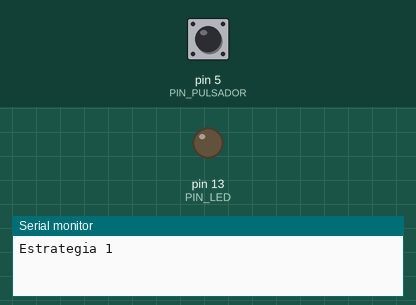
Simulated run of this sketch. Board: Arduino Nano, built with avr-gcc and run on an emulated ATmega328P. Shown: output pins drawn as LEDs (lit = HIGH), the last lines printed to the serial monitor. The inputs (shaded band) are chosen by the test bench; at power-on: pin 5 (PIN_PULSADOR) HIGH.

Above: at 1.9 s.
2.0 s: pin 5 (PIN_PULSADOR) pulled LOW for 3.2 s
At 2.67 s:
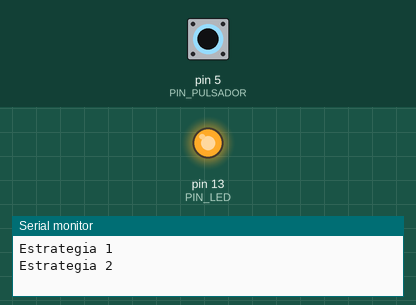
Timing chart, 0 to 7.4 s (numbered marks = the images above; inputs shaded):
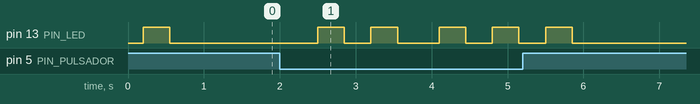

Measured:
- after the input at 2.0 s, pin 13 (PIN_LED): LOW → HIGH after 0.50 s, → LOW 0.35 s later, → HIGH 0.35 s later, → LOW 0.35 s later, … (10 changes in this stretch)

The sketch:

Pulsador_NoLoop.ino
```cpp
#define PIN_PULSADOR 5
#define DEBUG 1
#define PIN_LED 13
bool pantalla = true;

unsigned long tiempo_max = 5000;
int tiempo;

void EncenderLed() {
  digitalWrite(PIN_LED, HIGH);
  delay(350);
  digitalWrite(PIN_LED, LOW);
  delay(350);
}

enum ESTADOS {
  SET1,
  SET2,
  SET3,
  ENRUEDO_SET1,
  ENRUEDO_SET2,
  ENRUEDO_SET3
};


bool pulsador;
int estado = SET1;
int estado_anterior = SET3;


void setup() {
  Serial.begin(9600);
  pinMode(PIN_PULSADOR, INPUT);
  pinMode(PIN_LED, OUTPUT);
}

void loop() {


  pulsador = digitalRead(PIN_PULSADOR);
  delay(200);


  switch (estado) {

    case SET1:
      if (DEBUG && pantalla == true) {
        Serial.println("Estrategia 1");
        EncenderLed();
        pantalla = false;
      }
      if (pulsador == LOW) {
        if (millis() >= tiempo_max) {
          estado = ENRUEDO_SET1;
        } else {
          estado = SET2;
          estado_anterior = estado;
        }
      }
      break;

    case SET2:
      if (DEBUG && pantalla == false) {
        Serial.println("Estrategia 2");
        EncenderLed();
        EncenderLed();
        pantalla = true;
      }
      if (pulsador == LOW) {
        if (millis() >= tiempo_max) {
          estado = ENRUEDO_SET2;
        } else {
          estado = SET3;
          estado_anterior = estado;
        }
      }
      break;

    case SET3:
      if (DEBUG && pantalla == true) {
        Serial.println("Estrategia 3");
        EncenderLed();
        EncenderLed();
        EncenderLed();
        pantalla = false;
      }
      if (pulsador == LOW) {
        if (millis() >= tiempo_max) {
          estado = ENRUEDO_SET3;
        } else {
          estado = SET1;
          estado_anterior = estado;
        }
      }
      break;

    case ENRUEDO_SET1:
      {
        if (DEBUG) Serial.println("INICIANDO");
        delay(4700);
        if (DEBUG) Serial.println("EN RUEDO LA ESTRATEGIA 1");
        //acá llamar a la función de la estrategia correspondiete
      }
      break;

    case ENRUEDO_SET2:
      {
        if (DEBUG) Serial.println("INICIANDO");
        delay(4700);
        if (DEBUG) Serial.println("EN RUEDO LA ESTRATEGIA 2");
        //acá llamar a la función de la estrategia correspondiete
      }
      break;

    case ENRUEDO_SET3:
      {
        if (DEBUG) Serial.println("INICIANDO");
        delay(4700);
        if (DEBUG) Serial.println("EN RUEDO LA ESTRATEGIA 3");
        //acá llamar a la función de la estrategia correspondiete
      }
      break;
  }
}
```
